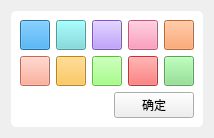
<?xml version="1.0" encoding="UTF-8"?>
<ui version="4.0">
 <class>VDialogSkin</class>
 <widget class="QDialog" name="VDialogSkin">
  <property name="geometry">
   <rect>
    <x>0</x>
    <y>0</y>
    <width>210</width>
    <height>131</height>
   </rect>
  </property>
  <property name="sizeIncrement">
   <size>
    <width>30</width>
    <height>30</height>
   </size>
  </property>
  <property name="windowTitle">
   <string>Dialog</string>
  </property>
  <property name="styleSheet">
   <string notr="true">#frame{
	border-radius:5px;
	background:#ffffff;
}
#pushButton{

}
QPushButton:checked{
	border:1px solid black;
}
QPushButton:hover{
	border:1px solid #666666;
}
#pushButton_1{
	background:#1aa3ff;
}
#pushButton_2{
	background:#70dbdb;
}
#pushButton_3{
	background:#aa80ff;
}
#pushButton_4{
	background:#ff80aa;
}
#pushButton_5{
	background:#ff944d;
}
#pushButton_6{
	background:#ff9980;
}
#pushButton_7{
	background:#ffbb33;
}
#pushButton_8{
	background:#8cff66;
}
#pushButton_9{
	background:#ff4d4d;
}
#pushButton_10{
	background:#85e085;
}</string>
  </property>
  <layout class="QGridLayout" name="gridLayout_2">
   <item row="1" column="0">
    <widget class="QFrame" name="frame">
     <property name="frameShape">
      <enum>QFrame::StyledPanel</enum>
     </property>
     <property name="frameShadow">
      <enum>QFrame::Raised</enum>
     </property>
     <layout class="QVBoxLayout" name="verticalLayout">
      <item>
       <widget class="QWidget" name="widget_buttons" native="true">
        <layout class="QGridLayout" name="gridLayout">
         <property name="leftMargin">
          <number>0</number>
         </property>
         <property name="topMargin">
          <number>0</number>
         </property>
         <property name="rightMargin">
          <number>0</number>
         </property>
         <property name="bottomMargin">
          <number>0</number>
         </property>
         <item row="0" column="0">
          <widget class="QPushButton" name="pushButton_1">
           <property name="sizePolicy">
            <sizepolicy hsizetype="Fixed" vsizetype="Fixed">
             <horstretch>0</horstretch>
             <verstretch>0</verstretch>
            </sizepolicy>
           </property>
           <property name="minimumSize">
            <size>
             <width>30</width>
             <height>30</height>
            </size>
           </property>
           <property name="maximumSize">
            <size>
             <width>30</width>
             <height>30</height>
            </size>
           </property>
           <property name="sizeIncrement">
            <size>
             <width>0</width>
             <height>0</height>
            </size>
           </property>
           <property name="baseSize">
            <size>
             <width>0</width>
             <height>0</height>
            </size>
           </property>
           <property name="text">
            <string/>
           </property>
           <property name="checkable">
            <bool>true</bool>
           </property>
          </widget>
         </item>
         <item row="0" column="1">
          <widget class="QPushButton" name="pushButton_2">
           <property name="sizePolicy">
            <sizepolicy hsizetype="Fixed" vsizetype="Fixed">
             <horstretch>0</horstretch>
             <verstretch>0</verstretch>
            </sizepolicy>
           </property>
           <property name="minimumSize">
            <size>
             <width>30</width>
             <height>30</height>
            </size>
           </property>
           <property name="maximumSize">
            <size>
             <width>30</width>
             <height>30</height>
            </size>
           </property>
           <property name="sizeIncrement">
            <size>
             <width>0</width>
             <height>0</height>
            </size>
           </property>
           <property name="baseSize">
            <size>
             <width>0</width>
             <height>0</height>
            </size>
           </property>
           <property name="text">
            <string/>
           </property>
           <property name="checkable">
            <bool>true</bool>
           </property>
          </widget>
         </item>
         <item row="0" column="2">
          <widget class="QPushButton" name="pushButton_3">
           <property name="sizePolicy">
            <sizepolicy hsizetype="Fixed" vsizetype="Fixed">
             <horstretch>0</horstretch>
             <verstretch>0</verstretch>
            </sizepolicy>
           </property>
           <property name="minimumSize">
            <size>
             <width>30</width>
             <height>30</height>
            </size>
           </property>
           <property name="maximumSize">
            <size>
             <width>30</width>
             <height>30</height>
            </size>
           </property>
           <property name="sizeIncrement">
            <size>
             <width>0</width>
             <height>0</height>
            </size>
           </property>
           <property name="baseSize">
            <size>
             <width>0</width>
             <height>0</height>
            </size>
           </property>
           <property name="text">
            <string/>
           </property>
           <property name="checkable">
            <bool>true</bool>
           </property>
          </widget>
         </item>
         <item row="0" column="3">
          <widget class="QPushButton" name="pushButton_4">
           <property name="sizePolicy">
            <sizepolicy hsizetype="Fixed" vsizetype="Fixed">
             <horstretch>0</horstretch>
             <verstretch>0</verstretch>
            </sizepolicy>
           </property>
           <property name="minimumSize">
            <size>
             <width>30</width>
             <height>30</height>
            </size>
           </property>
           <property name="maximumSize">
            <size>
             <width>30</width>
             <height>30</height>
            </size>
           </property>
           <property name="sizeIncrement">
            <size>
             <width>0</width>
             <height>0</height>
            </size>
           </property>
           <property name="baseSize">
            <size>
             <width>0</width>
             <height>0</height>
            </size>
           </property>
           <property name="text">
            <string/>
           </property>
           <property name="checkable">
            <bool>true</bool>
           </property>
          </widget>
         </item>
         <item row="0" column="4">
          <widget class="QPushButton" name="pushButton_5">
           <property name="sizePolicy">
            <sizepolicy hsizetype="Fixed" vsizetype="Fixed">
             <horstretch>0</horstretch>
             <verstretch>0</verstretch>
            </sizepolicy>
           </property>
           <property name="minimumSize">
            <size>
             <width>30</width>
             <height>30</height>
            </size>
           </property>
           <property name="maximumSize">
            <size>
             <width>30</width>
             <height>30</height>
            </size>
           </property>
           <property name="sizeIncrement">
            <size>
             <width>0</width>
             <height>0</height>
            </size>
           </property>
           <property name="baseSize">
            <size>
             <width>0</width>
             <height>0</height>
            </size>
           </property>
           <property name="text">
            <string/>
           </property>
           <property name="checkable">
            <bool>true</bool>
           </property>
          </widget>
         </item>
         <item row="1" column="0">
          <widget class="QPushButton" name="pushButton_6">
           <property name="sizePolicy">
            <sizepolicy hsizetype="Fixed" vsizetype="Fixed">
             <horstretch>0</horstretch>
             <verstretch>0</verstretch>
            </sizepolicy>
           </property>
           <property name="minimumSize">
            <size>
             <width>30</width>
             <height>30</height>
            </size>
           </property>
           <property name="maximumSize">
            <size>
             <width>30</width>
             <height>30</height>
            </size>
           </property>
           <property name="sizeIncrement">
            <size>
             <width>0</width>
             <height>0</height>
            </size>
           </property>
           <property name="baseSize">
            <size>
             <width>0</width>
             <height>0</height>
            </size>
           </property>
           <property name="text">
            <string/>
           </property>
           <property name="checkable">
            <bool>true</bool>
           </property>
          </widget>
         </item>
         <item row="1" column="1">
          <widget class="QPushButton" name="pushButton_7">
           <property name="sizePolicy">
            <sizepolicy hsizetype="Fixed" vsizetype="Fixed">
             <horstretch>0</horstretch>
             <verstretch>0</verstretch>
            </sizepolicy>
           </property>
           <property name="minimumSize">
            <size>
             <width>30</width>
             <height>30</height>
            </size>
           </property>
           <property name="maximumSize">
            <size>
             <width>30</width>
             <height>30</height>
            </size>
           </property>
           <property name="sizeIncrement">
            <size>
             <width>0</width>
             <height>0</height>
            </size>
           </property>
           <property name="baseSize">
            <size>
             <width>0</width>
             <height>0</height>
            </size>
           </property>
           <property name="text">
            <string/>
           </property>
           <property name="checkable">
            <bool>true</bool>
           </property>
          </widget>
         </item>
         <item row="1" column="2">
          <widget class="QPushButton" name="pushButton_8">
           <property name="sizePolicy">
            <sizepolicy hsizetype="Fixed" vsizetype="Fixed">
             <horstretch>0</horstretch>
             <verstretch>0</verstretch>
            </sizepolicy>
           </property>
           <property name="minimumSize">
            <size>
             <width>30</width>
             <height>30</height>
            </size>
           </property>
           <property name="maximumSize">
            <size>
             <width>30</width>
             <height>30</height>
            </size>
           </property>
           <property name="sizeIncrement">
            <size>
             <width>0</width>
             <height>0</height>
            </size>
           </property>
           <property name="baseSize">
            <size>
             <width>0</width>
             <height>0</height>
            </size>
           </property>
           <property name="text">
            <string/>
           </property>
           <property name="checkable">
            <bool>true</bool>
           </property>
          </widget>
         </item>
         <item row="1" column="3">
          <widget class="QPushButton" name="pushButton_9">
           <property name="sizePolicy">
            <sizepolicy hsizetype="Fixed" vsizetype="Fixed">
             <horstretch>0</horstretch>
             <verstretch>0</verstretch>
            </sizepolicy>
           </property>
           <property name="minimumSize">
            <size>
             <width>30</width>
             <height>30</height>
            </size>
           </property>
           <property name="maximumSize">
            <size>
             <width>30</width>
             <height>30</height>
            </size>
           </property>
           <property name="sizeIncrement">
            <size>
             <width>0</width>
             <height>0</height>
            </size>
           </property>
           <property name="baseSize">
            <size>
             <width>0</width>
             <height>0</height>
            </size>
           </property>
           <property name="text">
            <string/>
           </property>
           <property name="checkable">
            <bool>true</bool>
           </property>
          </widget>
         </item>
         <item row="1" column="4">
          <widget class="QPushButton" name="pushButton_10">
           <property name="sizePolicy">
            <sizepolicy hsizetype="Fixed" vsizetype="Fixed">
             <horstretch>0</horstretch>
             <verstretch>0</verstretch>
            </sizepolicy>
           </property>
           <property name="minimumSize">
            <size>
             <width>30</width>
             <height>30</height>
            </size>
           </property>
           <property name="maximumSize">
            <size>
             <width>30</width>
             <height>30</height>
            </size>
           </property>
           <property name="sizeIncrement">
            <size>
             <width>0</width>
             <height>0</height>
            </size>
           </property>
           <property name="baseSize">
            <size>
             <width>0</width>
             <height>0</height>
            </size>
           </property>
           <property name="text">
            <string/>
           </property>
           <property name="checkable">
            <bool>true</bool>
           </property>
          </widget>
         </item>
        </layout>
       </widget>
      </item>
      <item>
       <widget class="QWidget" name="widget_ok" native="true">
        <layout class="QHBoxLayout" name="horizontalLayout">
         <property name="leftMargin">
          <number>0</number>
         </property>
         <property name="topMargin">
          <number>0</number>
         </property>
         <property name="rightMargin">
          <number>0</number>
         </property>
         <property name="bottomMargin">
          <number>0</number>
         </property>
         <item>
          <spacer name="horizontalSpacer">
           <property name="orientation">
            <enum>Qt::Horizontal</enum>
           </property>
           <property name="sizeHint" stdset="0">
            <size>
             <width>85</width>
             <height>20</height>
            </size>
           </property>
          </spacer>
         </item>
         <item>
          <widget class="QPushButton" name="pushButton">
           <property name="text">
            <string>确定</string>
           </property>
          </widget>
         </item>
        </layout>
       </widget>
      </item>
     </layout>
    </widget>
   </item>
  </layout>
 </widget>
 <resources/>
 <connections/>
</ui>
